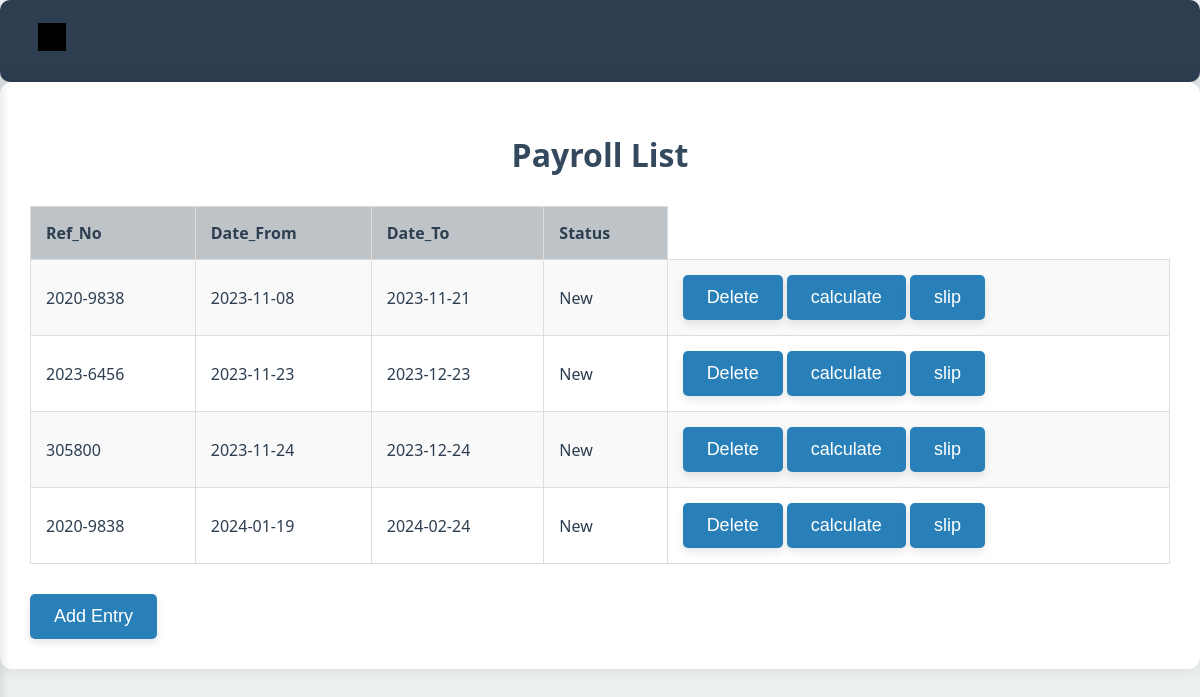
The page /payrollList.php on the database its author committed.
### tables this page shows
CREATE TABLE `payroll` (
  `id` int(30) NOT NULL,
  `ref_no` varchar(100) NOT NULL,
  `date_from` date NOT NULL,
  `date_to` date NOT NULL,
  `type` tinyint(1) NOT NULL COMMENT '1 = monthly ,2 semi-monthly',
  `status` tinyint(1) NOT NULL DEFAULT 0 COMMENT '0 =New,1 = computed',
  `date_created` datetime NOT NULL DEFAULT current_timestamp()
);

### payrollList.php (the view, shortened to what this page needs)
<!DOCTYPE html>
<html lang="en">
<head>
    <link rel="stylesheet" href="css/styles.css">
</head>
<body>
<div class="navbar-container">
        <div class="navbar-toggle">
            <div class="bars"></div>
        </div>
        <div class="sidebar">
            <nav>
                <ul>
                    <li><a href="intro.php">Home</a></li>
                    <li><a href="attendance.php">Attendance</a></li>
                    <li><a href="payrollList.php">Payroll List</a></li>
                    <li><a href="employee.php">Employee List</a></li>
                    <li><a href="department.php">Department List</a></li>
                    <li><a href="position.php">Position List</a></li>
                    <li><a href="allowances.php">Allowance List</a></li>
                    <li><a href="deductions.php">Deduction List</a></li>
                    <li><a href="users.php">User Management</a></li>
                    <li><a href="index.php">Logout</a></li>
            </nav>
        </div>
    </div>
    <div class="main">
        <h1>Payroll List</h1>
        <?php
        $servername = "localhost";
        $username = "admin";
        $password = "123";
        $database = "payroll";
        $conn = new mysqli($servername, $username, $password, $database);
        $payroll_query = "SELECT * FROM payroll";
        $payroll_result = $conn->query($payroll_query);
        if ($payroll_result->num_rows > 0) {
            echo "<table>
                        <tr>
                            <th>Ref_No</th>
                            <th>Date_From</th>
                            <th>Date_To</th>
                            <th>Status</th>
                        </tr>";
            while ($row = $payroll_result->fetch_assoc()) {
                $status = ($row["status"] == 1) ? "Calculated" : "New";
                echo "<tr data-ref-no='" . $row["ref_no"] . "'>
            <td>" . $row["ref_no"] . "</td>
            <td>" . $row["date_from"] . "</td>
            <td>" . $row["date_to"] . "</td>
            <td>" . $status . "</td>
            <td>
                <button type='button' onclick='deleteDeduction({$row['id']})'>Delete</button>
                <button type='button' onclick='show(\"" . $row['ref_no'] . "\")'>calculate</button>
                <button type='button' onclick='slip(\"" . $row['ref_no'] . "\")'>slip</button>
            </td>
          </tr>";
            }
            echo "</table>";
        } else {
            echo "No payroll entries found.";
        }
        ?>
        <button onclick="window.location.href='another.php'">Add Entry</button>
    </div>
</body>
</html>

### css/styles.css (style rules this page uses)
.navbar-container { display: flex; justify-content: space-between; align-items: center; padding: 15px 30px; background-color: #2c3e50; border-radius: 10px; box-shadow: 0 4px 8px rgba(0, 0, 0, 0.1); }
.navbar-toggle { cursor: pointer; color: #ecf0f1; font-size: 26px; background: none; border: none; padding: 8px; border-radius: 50%; transition: background-color 0.3s ease; }
.sidebar { width: 270px; background-color: #34495e; display: flex; flex-direction: column; align-items: center; justify-content: start; padding-top: 30px; position: absolute; top: 70px; left: -270px; transition: left 0.4s ease; border-radius: 10px; box-shadow: 0 6px 12px rgba(0, 0, 0, 0.15); }
.sidebar nav ul { list-style-type: none; padding: 0; width: 100%; text-align: center; }
.sidebar nav ul li { margin-bottom: 15px; }
.sidebar nav ul li a { color: #ecf0f1; text-decoration: none; font-size: 20px; font-weight: 500; padding: 10px 20px; display: block; width: 100%; transition: background-color 0.3s ease, color 0.3s ease; }
button { background-color: #2980b9; color: white; padding: 12px 24px; border: none; border-radius: 5px; cursor: pointer; font-size: 18px; transition: background-color 0.3s ease, transform 0.3s ease; box-shadow: 0 4px 8px rgba(0, 0, 0, 0.1); }
.bars, .cross { display: inline-block; width: 28px; height: 28px; background-repeat: no-repeat; background-position: center; transition: transform 0.3s ease; }
.bars { background-image: url('bars.svg'); }
body { font-family: 'Segoe UI', Tahoma, Geneva, Verdana, sans-serif; background-color: #ecf0f1; margin: 0; padding: 0; color: #2c3e50; }
h1 { text-align: center; margin-bottom: 30px; color: #34495e; font-size: 32px; font-weight: 700; }
.main { padding: 30px; background-color: #ffffff; border-radius: 12px; box-shadow: 0 0 15px rgba(0, 0, 0, 0.1); }
table { width: 100%; border-collapse: collapse; margin-bottom: 30px; }
table th, table td { padding: 15px; border: 1px solid #dddddd; text-align: left; font-size: 16px; }
table th { background-color: #bdc3c7; color: #2c3e50; font-weight: 600; }
table tr:nth-child(even) { background-color: #f9f9f9; }
button { background-color: #2980b9; color: white; padding: 12px 24px; border: none; border-radius: 5px; cursor: pointer; font-size: 18px; transition: background-color 0.3s ease, transform 0.3s ease; }

### rows shown on the page
payroll: ref_no "2020-9838", date_from "2023-11-08", date_to "2023-11-21", status "New"
payroll: ref_no "2023-6456", date_from "2023-11-23", date_to "2023-12-23", status "New"
payroll: ref_no "305800", date_from "2023-11-24", date_to "2023-12-24", status "New"
payroll: ref_no "2020-9838", date_from "2024-01-19", date_to "2024-02-24", status "New"
